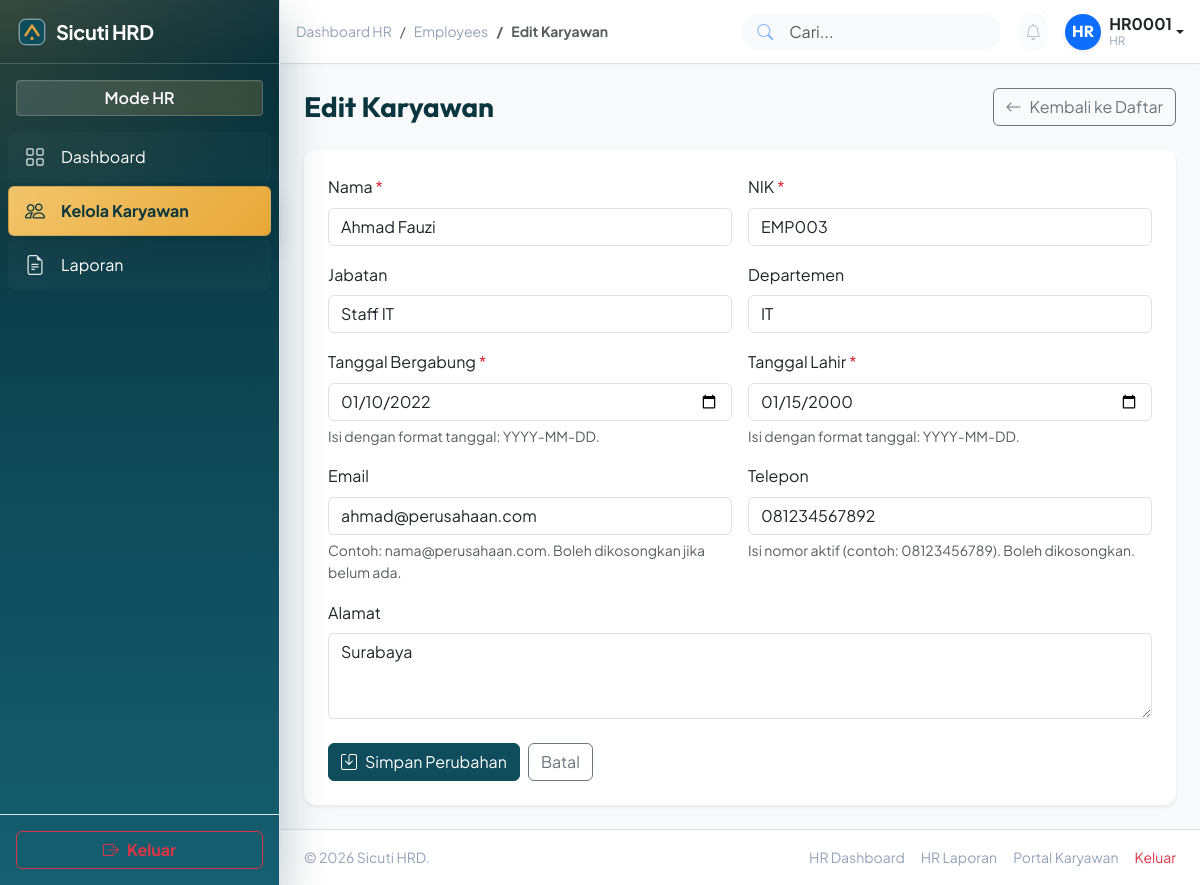
The app's page /hr/employee-edit.php?id=3 (signed in) with its own data.
### tables this page shows
CREATE TABLE IF NOT EXISTS `karyawan` (
  `id` INT UNSIGNED NOT NULL AUTO_INCREMENT,
  `nik` VARCHAR(20) NOT NULL,
  `nama` VARCHAR(100) NOT NULL,
  `tanggal_lahir` DATE NOT NULL,
  `email` VARCHAR(100) DEFAULT NULL,
  `telepon` VARCHAR(20) DEFAULT NULL,
  `alamat` TEXT DEFAULT NULL,
  `jabatan` VARCHAR(50) DEFAULT NULL,
  `departemen` VARCHAR(50) DEFAULT NULL,
  `tanggal_bergabung` DATE NOT NULL,
  `created_at` TIMESTAMP DEFAULT CURRENT_TIMESTAMP,
  `updated_at` TIMESTAMP DEFAULT CURRENT_TIMESTAMP ON UPDATE CURRENT_TIMESTAMP,
  PRIMARY KEY (`id`),
  UNIQUE KEY `uk_karyawan_nik` (`nik`)
);

### hr/logic/employee-edit.php (called while the page is built, shortened)
<?php
$id = isset($_GET['id']) ? (int) $_GET['id'] : 0;
$errors = [];
$old = [
    'nama' => '',
    'nik' => '',
    'jabatan' => '',
    'tanggal_bergabung' => '',
    'tanggal_lahir' => '',
    'email' => '',
    'telepon' => '',
    'alamat' => '',
    'departemen' => '',
];
$load_sql = 'SELECT id, nama, nik, jabatan, tanggal_bergabung, tanggal_lahir, email, telepon, alamat, departemen FROM karyawan WHERE id = ? LIMIT 1';
$load_stmt = mysqli_prepare($koneksi, $load_sql);
mysqli_stmt_bind_param($load_stmt, 'i', $id);
mysqli_stmt_execute($load_stmt);
$load_result = mysqli_stmt_get_result($load_stmt);
$existing = $load_result ? mysqli_fetch_assoc($load_result) : null;
foreach ($old as $field => $value) {
    $old[$field] = (string) ($existing[$field] ?? '');
}
require __DIR__ . '/../views/employee-edit.php';

### hr/employee-edit.php (called while the page is built, shortened)
<?php
require_once __DIR__ . '/../koneksi.php';
require_once __DIR__ . '/logic/employee-edit.php';
require_once __DIR__ . '/../includes/layout/dashboard-layout.php';

### hr/views/employee-edit.php (the view, shortened to what this page needs)
<div class="d-flex justify-content-between align-items-center mb-4 flex-wrap gap-2">
    <h2 class="h3 mb-0 text-gray-800">Edit Karyawan</h2>
    <a href="/hr/employees.php" class="btn btn-outline-secondary">
        <i class="bi bi-arrow-left me-2"></i>Kembali ke Daftar
    </a>
</div>
<div class="card border-0 shadow-sm">
    <div class="card-body p-4">
        <form method="post" action="/hr/employee-edit.php?id=<?php echo $id; ?>" novalidate>
            <div class="row g-3">
                <div class="col-md-6">
                    <label for="nama" class="form-label">Nama <span class="text-danger">*</span></label>
                    <input type="text" class="form-control <?php echo isset($errors['nama']) ? 'is-invalid' : ''; ?>" id="nama" name="nama" value="<?php echo htmlspecialchars($old['nama']); ?>">
                </div>
                <div class="col-md-6">
                    <label for="nik" class="form-label">NIK <span class="text-danger">*</span></label>
                    <input type="text" class="form-control <?php echo isset($errors['nik']) ? 'is-invalid' : ''; ?>" id="nik" name="nik" value="<?php echo htmlspecialchars($old['nik']); ?>">
                </div>
                <div class="col-md-6">
                    <label for="jabatan" class="form-label">Jabatan</label>
                    <input type="text" class="form-control" id="jabatan" name="jabatan" value="<?php echo htmlspecialchars($old['jabatan']); ?>">
                </div>
                <div class="col-md-6">
                    <label for="departemen" class="form-label">Departemen</label>
                    <input type="text" class="form-control" id="departemen" name="departemen" value="<?php echo htmlspecialchars($old['departemen']); ?>">
                </div>
                <div class="col-md-6">
                    <label for="tanggal_bergabung" class="form-label">Tanggal Bergabung <span class="text-danger">*</span></label>
                    <input type="date" class="form-control <?php echo isset($errors['tanggal_bergabung']) ? 'is-invalid' : ''; ?>" id="tanggal_bergabung" name="tanggal_bergabung" value="<?php echo htmlspecialchars($old['tanggal_bergabung']); ?>">
                    <div class="form-text">Isi dengan format tanggal: YYYY-MM-DD.</div>
                </div>
                <div class="col-md-6">
                    <label for="tanggal_lahir" class="form-label">Tanggal Lahir <span class="text-danger">*</span></label>
                    <input type="date" class="form-control <?php echo isset($errors['tanggal_lahir']) ? 'is-invalid' : ''; ?>" id="tanggal_lahir" name="tanggal_lahir" value="<?php echo htmlspecialchars($old['tanggal_lahir']); ?>">
                    <div class="form-text">Isi dengan format tanggal: YYYY-MM-DD.</div>
                </div>
                <div class="col-md-6">
                    <label for="email" class="form-label">Email</label>
                    <input type="text" class="form-control <?php echo isset($errors['email']) ? 'is-invalid' : ''; ?>" id="email" name="email" value="<?php echo htmlspecialchars($old['email']); ?>">
                    <div class="form-text">Contoh: nama@perusahaan.com. Boleh dikosongkan jika belum ada.</div>
                </div>
                <div class="col-md-6">
                    <label for="telepon" class="form-label">Telepon</label>
                    <input type="text" class="form-control" id="telepon" name="telepon" value="<?php echo htmlspecialchars($old['telepon']); ?>">
                    <div class="form-text">Isi nomor aktif (contoh: 08123456789). Boleh dikosongkan.</div>
                </div>
                <div class="col-12">
                    <label for="alamat" class="form-label">Alamat</label>
                    <textarea class="form-control" id="alamat" name="alamat" rows="3"><?php echo htmlspecialchars($old['alamat']); ?></textarea>
                </div>
            </div>
            <div class="d-flex gap-2 mt-4">
                <button type="submit" class="btn btn-primary">
                    <i class="bi bi-save me-2"></i>Simpan Perubahan
                </button>
                <a href="/hr/employees.php" class="btn btn-outline-secondary">Batal</a>
            </div>
        </form>
    </div>
</div>

### assets/css/style.css (style rules this page uses)
:root { --font-display: "Outfit", sans-serif; --font-body: "Plus Jakarta Sans", sans-serif; --color-primary: #0f4c5c; --color-primary-light: #1a6b7a; --color-primary-dark: #0a3640; --color-primary-subtle: #e8f4f7; --color-accent: #e8a838; --color-accent-light: #f2c56b; --color-accent-dark: #c48a20; --color-text: #1e293b; --color-text-secondary: #475569; --color-text-muted: #94a3b8; --color-border: #e2e8f0; --color-surface: #ffffff; --color-surface-alt: #f8fafc; --color-background: #f1f5f9; --color-success: #059669; --color-warning: #d97706; --color-danger: #dc2626; --color-info: var(--color-primary-light); --space-xs: 0.25rem; --space-sm: 0.5rem; --space-md: 1rem; --space-lg: 1.5rem; --space-xl: 2rem; --space-2xl: 3rem; --space-3xl: 4rem; --space-4xl: 6rem; --radius-sm: 0.25rem; --radius-md: 0.5rem; --radius-lg: 0.75rem; --radius-xl: 1rem; --shadow-sm: 0 1px 2px 0 rgba(15, 76, 92, 0.05); --shadow-md: 0 4px 6px -1px rgba(15, 76, 92, 0.1), 0 2px 4px -1px rgba(15, 76, 92, 0.06); --shadow-lg: 0 10px 15px -3px rgba(15, 76, 92, 0.1), 0 4px 6px -2px rgba(15, 76, 92, 0.05); --accent-bar-width: 3px; --accent-bar-color: var(--color-accent); --transition-fast: 150ms ease; --transition-base: 250ms ease; --color-role: var(--color-primary); --color-role-light: var(--color-primary-light); --color-role-subtle: var(--color-primary-subtle); }
.role-hr { --color-role: var(--color-primary); --color-role-light: var(--color-primary-light); --color-role-subtle: var(--color-primary-subtle); }
body { font-family: var(--font-body); color: var(--color-text); background-color: var(--color-background); line-height: 1.6; }
h1, h2, h3, h4, h5, h6, .h1, .h2, .h3, .h4, .h5, .h6 { font-family: var(--font-display); font-weight: 700; color: var(--color-primary-dark); }
.btn-primary { --bs-btn-bg: var(--color-primary); --bs-btn-border-color: var(--color-primary); --bs-btn-hover-bg: var(--color-primary-light); --bs-btn-hover-border-color: var(--color-primary-light); --bs-btn-active-bg: var(--color-primary-dark); --bs-btn-active-border-color: var(--color-primary-dark); }
.card { border: 1px solid var(--color-border); border-radius: var(--radius-lg); background-color: var(--color-surface); transition: transform var(--transition-base), box-shadow var(--transition-base); }
.page-dashboard { background-color: var(--color-surface-alt); }
.page-dashboard h1, .page-dashboard h2, .page-dashboard h3, .page-dashboard h4, .page-dashboard h5, .page-dashboard h6, .page-dashboard .dashboard-header { font-family: var(--font-display); }

### records on screen
karyawan: nama "Ahmad Fauzi", nik "EMP003", jabatan "Staff IT", departemen "IT", tanggal_bergabung "01/10/2022", tanggal_lahir "01/15/2000", email "ahmad@perusahaan.com", telepon "081234567892", alamat "Surabaya"

### other values on screen
$item['label'] "Dashboard"
$item['label'] "Kelola Karyawan"
$item['label'] "Laporan"
$crumb['label'] "Dashboard HR"
$crumb['label'] "Employees"
$crumb['label'] "Edit Karyawan"
$profile_initials "HR"
$profile_label "HR0001"
$profile_role "HR"
